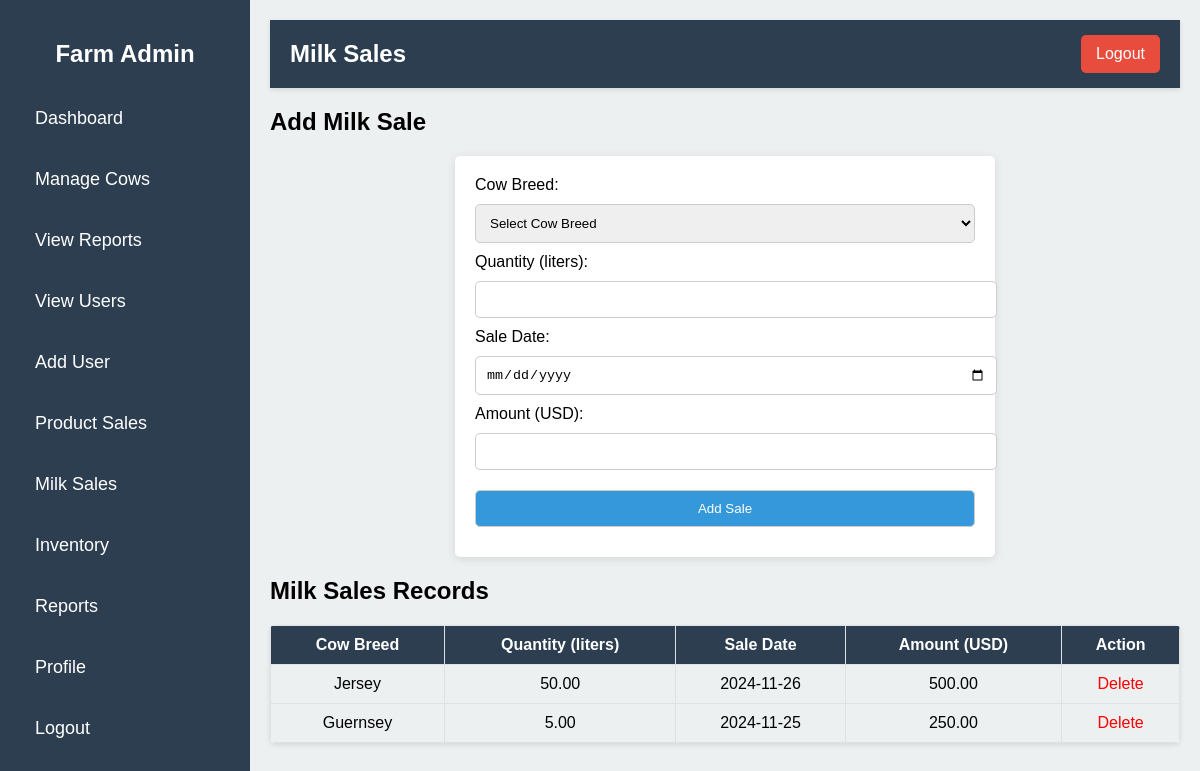
Page /milk_sales.php on the committed database.
### tables this page shows
CREATE TABLE `tblmilk_sales` (
  `sale_id` int(10) UNSIGNED NOT NULL,
  `cow_id` int(10) UNSIGNED NOT NULL,
  `quantity` decimal(10,2) NOT NULL,
  `sale_date` date NOT NULL,
  `amount` decimal(10,2) NOT NULL
);

CREATE TABLE `tblcows` (
  `cow_id` int(10) UNSIGNED NOT NULL,
  `cow_name` varchar(255) NOT NULL,
  `breed` varchar(255) NOT NULL,
  `date_of_birth` date NOT NULL,
  `gender` enum('Male','Female') NOT NULL,
  `health_status` varchar(255) NOT NULL DEFAULT 'Healthy',
  `created_at` timestamp NOT NULL DEFAULT current_timestamp()
);

### milk_sales.php (the view, shortened to what this page needs)
<?php
include('db_connect.php');
$query = "SELECT tblmilk_sales.sale_id, tblmilk_sales.cow_id, tblmilk_sales.quantity, tblmilk_sales.sale_date, tblmilk_sales.amount, tblcows.breed
          FROM tblmilk_sales
          LEFT JOIN tblcows ON tblmilk_sales.cow_id = tblcows.cow_id
          ORDER BY tblmilk_sales.sale_date DESC";
$result = mysqli_query($con, $query);
?>
<!DOCTYPE html>
<html lang="en">
<head>
    <link rel="stylesheet" href="styles.css">
</head>
<body>
    <div class="container">
        <div class="sidebar">
           <h2>Farm Admin</h2>
             <ul>
                <li><a href="admin_dashboard.php">Dashboard</a></li>
                <li><a href="manage_cows.php">Manage Cows</a></li>
                <li><a href="view_reports.php">View Reports</a></li>
                <li><a href="view_users.php">View Users</a></li>
                <li><a href="add_user.php">Add User</a></li>
                <li><a href="product_sales.php">Product Sales</a></li>
                <li><a href="milk_sales.php">Milk Sales</a></li>
                <li><a href="inventory.php">Inventory</a></li>
                <li><a href="report.php">Reports</a></li>
                <li><a href="profile2.php">Profile</a></li>
                <li><a href="logout.php">Logout</a></li>
            </ul>
        </div>
        <div class="main-content">
            <div class="header">
                <h1>Milk Sales</h1>
                <a href="logout.php" class="logout-btn">Logout</a>
            </div>
            <h2>Add Milk Sale</h2>
            <form method="POST" style="margin-bottom: 20px;">
                <label for="cow_id">Cow Breed:</label>
                <select name="cow_id" id="cow_id" required>
                    <option value="">Select Cow Breed</option>
                </select>
                <label for="quantity">Quantity (liters):</label>
                <input type="number" id="quantity" name="quantity" step="0.1" required>
                <label for="sale_date">Sale Date:</label>
                <input type="date" id="sale_date" name="sale_date" required>
                <label for="amount">Amount (USD):</label>
                <input type="number" id="amount" name="amount" step="0.01" required>
                <button type="submit">Add Sale</button>
            </form>
            <h2>Milk Sales Records</h2>
            <table style="width: 100%; border-collapse: collapse; margin-top: 20px;">
                <thead>
                    <tr style="background-color: #007bff; color: white; text-align: left;">
                        <th style="padding: 10px; border: 1px solid #dee2e6;">Cow Breed</th>
                        <th style="padding: 10px; border: 1px solid #dee2e6;">Quantity (liters)</th>
                        <th style="padding: 10px; border: 1px solid #dee2e6;">Sale Date</th>
                        <th style="padding: 10px; border: 1px solid #dee2e6;">Amount (USD)</th>
                        <th style="padding: 10px; border: 1px solid #dee2e6;">Action</th>
                    </tr>
                </thead>
                <tbody>
                    <?php while ($row = mysqli_fetch_assoc($result)) { ?>
                        <tr style="background-color: <?php echo $row['sale_id'] % 2 === 0 ? '#f8f9fa' : '#ffffff'; ?>;">
                            <td style="padding: 10px; border: 1px solid #dee2e6;"><?php echo htmlspecialchars($row['breed']); ?></td>
                            <td style="padding: 10px; border: 1px solid #dee2e6;"><?php echo htmlspecialchars($row['quantity']); ?></td>
                            <td style="padding: 10px; border: 1px solid #dee2e6;"><?php echo htmlspecialchars($row['sale_date']); ?></td>
                            <td style="padding: 10px; border: 1px solid #dee2e6;"><?php echo htmlspecialchars($row['amount']); ?></td>
                            <td style="padding: 10px; border: 1px solid #dee2e6;">
                                <a href="milk_sales.php?delete_id=<?php echo $row['sale_id']; ?>"
                                   onclick="return confirm('Are you sure you want to delete this sale record?');"
                                   style="color: red; text-decoration: none;">Delete</a>
                            </td>
                        </tr>
                    <?php } ?>
                </tbody>
            </table>
        </div>
    </div>
</body>
</html>

### styles.css (style rules this page uses)
body { font-family: Arial, sans-serif; margin: 0; padding: 0; background-color: #f4f4f9; }
.container { display: flex; min-height: 100vh; }
.sidebar { width: 250px; height: 100vh; position: fixed; top: 0; left: 0; background-color: #2c3e50; color: white; padding: 20px; box-sizing: border-box; z-index: 1000; }
.sidebar h2 { text-align: center; margin-bottom: 30px; }
.sidebar ul { list-style-type: none; padding: 0; margin: 0; }
.sidebar ul li { margin: 20px 0; }
.sidebar ul li a { color: white; text-decoration: none; font-size: 18px; display: block; padding: 10px 15px; border-radius: 5px; transition: background-color 0.3s, padding-left 0.3s; }
.main-content { margin-left: 250px; padding: 20px; background-color: #ecf0f1; flex-grow: 1; min-height: 100vh; box-sizing: border-box; overflow: auto; }
.header { display: flex; justify-content: space-between; align-items: center; background-color: #2c3e50; color: white; padding: 15px 20px; box-shadow: 0px 2px 5px rgba(0, 0, 0, 0.1); position: sticky; top: 0; z-index: 999; }
.header h1 { margin: 0; font-size: 24px; }
.logout-btn { background-color: #e74c3c; color: white; padding: 10px 15px; border-radius: 5px; text-decoration: none; transition: background-color 0.3s; }
table { width: 100%; border-collapse: collapse; margin-top: 20px; background-color: white; box-shadow: 0px 2px 5px rgba(0, 0, 0, 0.1); border-radius: 5px; overflow: hidden; }
table th, table td { padding: 15px; text-align: center; border: 1px solid #ddd; }
table th { background-color: #2c3e50; color: white; }
table td { background-color: #ecf0f1; }
form { max-width: 500px; margin: 20px auto; background-color: white; padding: 20px; border-radius: 5px; box-shadow: 0px 2px 10px rgba(0, 0, 0, 0.1); }
form input, form button, form select { width: 100%; padding: 10px; margin: 10px 0; border: 1px solid #ccc; border-radius: 5px; }
form button { background-color: #3498db; color: white; cursor: pointer; transition: background-color 0.3s; }

### rows in the picture
tblmilk_sales: cow.breed "Jersey", quantity "50.00", sale_date "2024-11-26", amount "500.00"
tblmilk_sales: cow.breed "Guernsey", quantity "5.00", sale_date "2024-11-25", amount "250.00"
